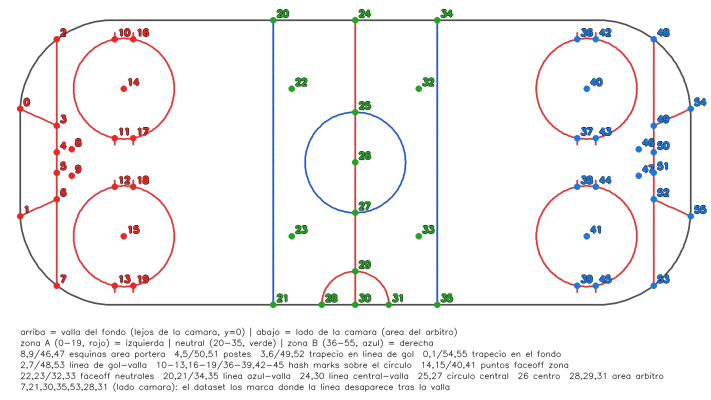
#> input picture rink_keypoints_map.png, 1421 x 799 px, given in place of clip2.mp4, which was not available (shown at 1/2 size)
$ python test_colors.py
#> lines starting #> are read from the running program, lines starting #| are printed output that depends on the picture; pictures that were not available may be replaced by others from this repository, and a replacement may not be noted
import cv2
import numpy as np
import matplotlib.pyplot as plt
from matplotlib.widgets import Slider, RadioButtons, CheckButtons, TextBox

VIDEO = "clip2.mp4"

cap = cv2.VideoCapture(VIDEO)
if not cap.isOpened():
    raise IOError(f"no se pudo abrir el video {VIDEO}")
n_frames = int(cap.get(cv2.CAP_PROP_FRAME_COUNT))

clahe = cv2.createCLAHE(clipLimit=2.0, tileGridSize=(8, 8))

_HAS_ED = hasattr(cv2, "ximgproc") and hasattr(cv2.ximgproc, "createEdgeDrawing")
print(f"EdgeDrawing {'disponible' if _HAS_ED else 'NO disponible'} (cv2.ximgproc)")
# ---- estado del miniprograma ----
estado = {
    "frame": 0,
    "espacio": "RGB",
    "canal": -1,        # -1 = ver todos los canales; 0/1/2 = ver uno solo en grande
    "normalize": False,
    "clahe": False,
    "otsu": False,
    "threshold": False,
    "canny": False,
    "edgedraw": False,
    "lineas": False,
    "elipses": False,
    "extremos": False,  # deja solo <=ext_margen (negro) y >=255-ext_margen (blanco), el resto a gris
    "thr_valor": 127,
    "s_umbral": 40,      # para "Difs": H se enmascara donde S <= s_umbral
    "canny_lo": 50,
    "canny_hi": 150,
    "ext_margen": 40,
}

# cache del frame BGR para no releer el video al cambiar de opcion
_cache = {"idx": None, "bgr": None}


def get_frame_bgr(idx):
    if _cache["idx"] == idx:
        return _cache["bgr"]
    cap.set(cv2.CAP_PROP_POS_FRAMES, idx)
    ret, frame = cap.read()
    if not ret:
        return None
    _cache["idx"], _cache["bgr"] = idx, frame
    frame = cv2.resize(frame, (0, 0), fx=0.5, fy=0.5, interpolation=cv2.INTER_AREA)
    return frame


# ---------- helpers de visualizacion float -> uint8 ----------
def u8_unit(x):
    """x en [0, 1] -> [0, 255]."""
    return np.clip(x.astype(np.float32) * 255.0, 0, 255).astype(np.uint8)


def u8_signed(x, escala):
    """x con signo -> centrado en 128."""
    return np.clip(128.0 + x.astype(np.float32) * escala, 0, 255).astype(np.uint8)


# ---------- definicion de "espacios" (cada uno devuelve lista de (nombre, canal u8)) ----------
def esp_cvt(code, nombres):
    def f(bgr):
        return list(zip(nombres, cv2.split(cv2.cvtColor(bgr, code))))
    return f


# [23 lines left out: functions esp_cromaticidad, esp_excess, esp_diferencias, not called in this run]


ESPACIOS = {
    "RGB":     esp_cvt(cv2.COLOR_BGR2RGB,   ("R", "G", "B")),
    "HSV":     esp_cvt(cv2.COLOR_BGR2HSV,   ("H", "S", "V")),
    "HLS":     esp_cvt(cv2.COLOR_BGR2HLS,   ("H", "L", "S")),
    "Lab":     esp_cvt(cv2.COLOR_BGR2Lab,   ("L", "a", "b")),
    "Luv":     esp_cvt(cv2.COLOR_BGR2Luv,   ("L", "u", "v")),
    "YCrCb":   esp_cvt(cv2.COLOR_BGR2YCrCb, ("Y", "Cr", "Cb")),
    "YUV":     esp_cvt(cv2.COLOR_BGR2YUV,   ("Y", "U", "V")),
    "XYZ":     esp_cvt(cv2.COLOR_BGR2XYZ,   ("X", "Y", "Z")),
    "Cromat":  esp_cromaticidad,
    "ExG/ExR": esp_excess,
    "Difs":    esp_diferencias,
}
NOMBRES_ESPACIOS = list(ESPACIOS.keys())
NOMBRES_CANAL = {
    "RGB": ("R", "G", "B"), "HSV": ("H", "S", "V"), "HLS": ("H", "L", "S"),
    "Lab": ("L", "a", "b"), "Luv": ("L", "u", "v"), "YCrCb": ("Y", "Cr", "Cb"),
    "YUV": ("Y", "U", "V"), "XYZ": ("X", "Y", "Z"),
    "Cromat": ("r", "g", "b"), "ExG/ExR": ("ExG", "ExR"), "Difs": ("a-b", "Cr-Cb", "H|S"),
}


def procesar_canal(canal):
    """Cadena de realce/umbral sobre un canal (2D uint8)."""
    out = canal
    if estado["normalize"]:
        out = cv2.normalize(out, None, 0, 255, cv2.NORM_MINMAX)
    if estado["clahe"]:
        out = clahe.apply(out)
    if estado["otsu"]:
        _, out = cv2.threshold(out, 0, 255, cv2.THRESH_BINARY + cv2.THRESH_OTSU)
    if estado["threshold"]:
        _, out = cv2.threshold(out, int(estado["thr_valor"]), 255, cv2.THRESH_BINARY)
    if estado["extremos"]:
        # quita los valores medios: solo sobreviven los muy oscuros y los muy claros
        m = int(estado["ext_margen"])
        out = np.where(out <= m, 0, np.where(out >= 255 - m, 255, 128)).astype(np.uint8)
    return out


# [8 lines left out: function _run_edgedrawing, not called in this run]


def postproceso(img):
    """Canny / EdgeDrawing + overlay de lineas y elipses. Devuelve imagen lista para imshow.

    - Lineas/elipses salen de EdgeDrawing si esta disponible.
    - Si NO hay EdgeDrawing, se usa el fallback (Hough / fitEllipse) SOLO cuando
      'canny' esta activo, sobre la imagen de bordes de Canny.
    """
    ed = None
    base = img

    if _HAS_ED and (estado["edgedraw"] or estado["lineas"] or estado["elipses"]):
        ed = _run_edgedrawing(img)
        if estado["edgedraw"]:
            base = ed.getEdgeImage()

    canny_edges = None
    if estado["canny"]:
        canny_edges = cv2.Canny(img, int(estado["canny_lo"]), int(estado["canny_hi"]))
        if not estado["edgedraw"]:
            base = canny_edges

    if not (estado["lineas"] or estado["elipses"]):
        return base   # 2D -> se pinta en gris

    vis = cv2.cvtColor(base if base.ndim == 2 else img, cv2.COLOR_GRAY2BGR)

    if estado["lineas"]:
        segs = []
        if ed is not None:                       # EdgeDrawing -> EDLines
            lines = ed.detectLines()
            segs = [] if lines is None else lines.reshape(-1, 4)
        elif canny_edges is not None:            # fallback: Hough sobre Canny
            hl = cv2.HoughLinesP(canny_edges, 1, np.pi / 180, 80,
                                 minLineLength=40, maxLineGap=10)
            segs = [] if hl is None else hl.reshape(-1, 4)
        for x1, y1, x2, y2 in segs:
            cv2.line(vis, (int(x1), int(y1)), (int(x2), int(y2)), (0, 0, 255), 1)

    if estado["elipses"]:
        if ed is not None:                       # EdgeDrawing -> EDCircles
            ells = ed.detectEllipses()
            if ells is not None:
                for e in ells.reshape(-1, 6):
                    cx, cy, a, b, c, theta = e
                    cv2.ellipse(vis, (int(cx), int(cy)),
                                (int(a + b), int(a + c)), theta, 0, 360, (0, 255, 0), 1)
        elif canny_edges is not None:            # fallback: fitEllipse sobre contornos
            cnts, _ = cv2.findContours(canny_edges, cv2.RETR_LIST, cv2.CHAIN_APPROX_NONE)
            for cnt in cnts:
                if len(cnt) >= 20 and cv2.contourArea(cnt) > 150:
                    cv2.ellipse(vis, cv2.fitEllipse(cnt), (0, 255, 0), 1)

    return cv2.cvtColor(vis, cv2.COLOR_BGR2RGB)   # 3D -> color


def render_canal(canal):
    return postproceso(procesar_canal(canal))


def canales_actuales():
    frame = get_frame_bgr(estado["frame"])
    if frame is None:
        return None
    return ESPACIOS[estado["espacio"]](frame)   # list[(nombre, canal)]


# ======================= FIGURA =======================
fig = plt.figure(figsize=(14, 8))
try:
    fig.canvas.manager.set_window_title("Explorador de espacios de color")
except Exception:
    pass

ax_imgs = [fig.add_axes((0.24 + i * 0.255, 0.30, 0.24, 0.62)) for i in range(3)]
ax_big = fig.add_axes((0.24, 0.30, 0.74, 0.62))
ims = [a.imshow(np.zeros((2, 2), np.uint8), cmap="gray", vmin=0, vmax=255) for a in ax_imgs]
im_big = ax_big.imshow(np.zeros((2, 2), np.uint8), cmap="gray", vmin=0, vmax=255)
for a in (*ax_imgs, ax_big):
    a.axis("off")

# --- slider de frame ---
ax_slider = fig.add_axes((0.24, 0.15, 0.52, 0.03))
slider = Slider(ax_slider, "frame", 0, max(n_frames - 1, 1), valinit=0, valstep=1)

# --- radio: espacio de color ---
ax_radio_esp = fig.add_axes((0.015, 0.42, 0.165, 0.55))
ax_radio_esp.set_title("espacio", fontsize=9)
radio_esp = RadioButtons(ax_radio_esp, NOMBRES_ESPACIOS, active=0)
for t in radio_esp.labels:
    t.set_fontsize(8)

# --- radio: que canal ver ---
ax_radio_ch = fig.add_axes((0.015, 0.28, 0.165, 0.12))
ax_radio_ch.set_title("ver", fontsize=9)
radio_ch = RadioButtons(ax_radio_ch, ("todos", "R", "G", "B"), active=0)
for t in radio_ch.labels:
    t.set_fontsize(8)

# --- checkbuttons: procesado ---
ax_check = fig.add_axes((0.015, 0.02, 0.165, 0.24))
ax_check.set_title("procesado", fontsize=9)
CHECKS = ["normalize", "clahe", "otsu", "threshold", "extremos",
          "canny", "edgedraw", "lineas", "elipses"]
check = CheckButtons(ax_check, CHECKS, [False] * len(CHECKS))
for t in check.labels:
    t.set_fontsize(8)

# --- textboxes ---
ax_txt = fig.add_axes((0.80, 0.15, 0.045, 0.035))
txt = TextBox(ax_txt, "thr ", initial="127")
ax_txt_s = fig.add_axes((0.90, 0.15, 0.045, 0.035))
txt_s = TextBox(ax_txt_s, "S> ", initial=str(estado["s_umbral"]))
ax_txt_clo = fig.add_axes((0.80, 0.09, 0.045, 0.035))
txt_clo = TextBox(ax_txt_clo, "C lo ", initial=str(estado["canny_lo"]))
ax_txt_chi = fig.add_axes((0.90, 0.09, 0.045, 0.035))
txt_chi = TextBox(ax_txt_chi, "C hi ", initial=str(estado["canny_hi"]))
ax_txt_ext = fig.add_axes((0.80, 0.03, 0.045, 0.035))
txt_ext = TextBox(ax_txt_ext, "ext +- ", initial=str(estado["ext_margen"]))


# ======================= DIBUJO =======================
def redibujar():
    items = canales_actuales()
#> in get_frame_bgr, frame is the input picture: shape (799, 1421, 3); mean B, G, R 243.9, 243.3, 244.9
#> in get_frame_bgr, `frame = cv2.resize(frame, (0, 0), fx=0.5, fy=0.5, interpolation=cv2.IN..`:
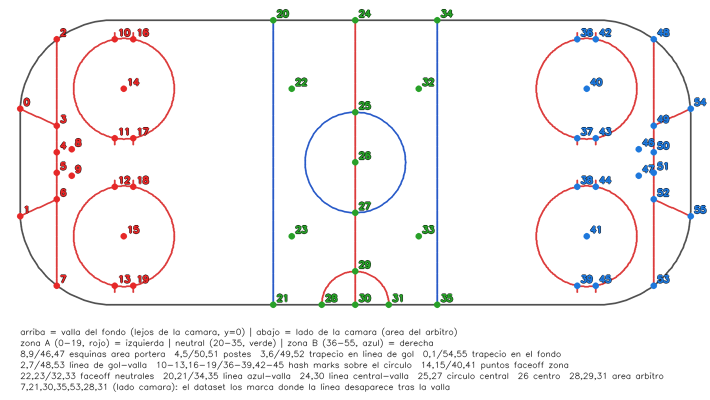
#> frame: shape (400, 710, 3); mean B, G, R 244, 243.4, 244.9
#> items = 3 items
    if not items:
        return

    n = min(len(items), 3)
#> n = 3
    modo_big = 0 <= estado["canal"] < len(items)
#> modo_big = False

    for i, a in enumerate(ax_imgs):
        a.set_visible(not modo_big and i < n)
    ax_big.set_visible(modo_big)

    if modo_big:
        nombre, canal = items[estado["canal"]]
        img = render_canal(canal)
        im_big.set_data(img)
        im_big.set_extent((0, img.shape[1], img.shape[0], 0))
        ax_big.set_title(f'{estado["espacio"]} · {nombre}')
    else:
        for i in range(n):
            nombre, canal = items[i]
            img = render_canal(canal)
            ims[i].set_data(img)
            ims[i].set_extent((0, img.shape[1], img.shape[0], 0))
            ax_imgs[i].set_title(f'{estado["espacio"]} · {nombre}')
#> this loop made 3 passes
#> nombre on passes 1 to 3: 'R', 'G', 'B'
#> pass 1, in redibujar, `nombre, canal = items[i]`:
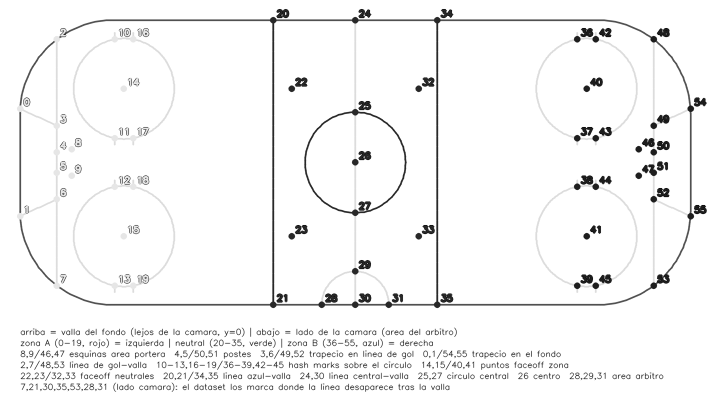
#> canal: shape (400, 710); min 12, max 255, mean 244.9
#> pass 2, in redibujar, `nombre, canal = items[i]`:
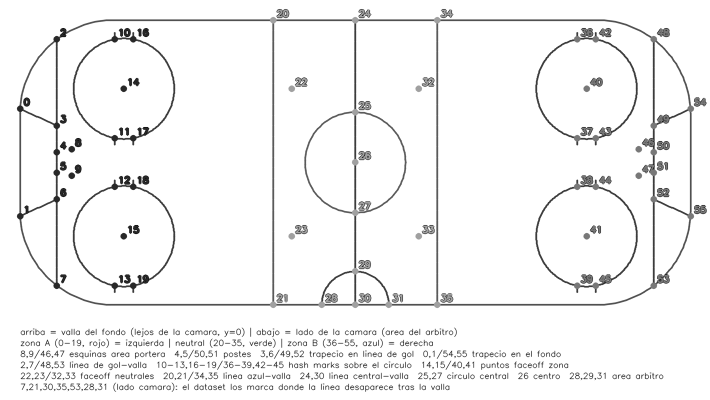
#> canal: shape (400, 710); min 17, max 255, mean 243.4
#> pass 3, in redibujar, `nombre, canal = items[i]`:
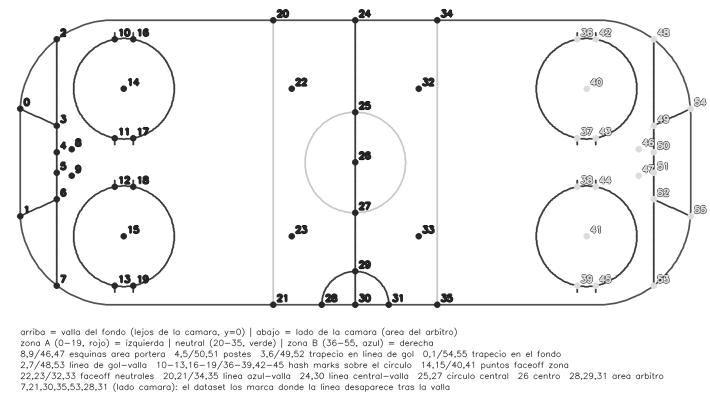
#> canal: shape (400, 710); min 12, max 255, mean 244

    aviso = ""
    if estado["edgedraw"] and not _HAS_ED:
        aviso = "   [edgedraw necesita cv2.ximgproc]"
    elif (estado["lineas"] or estado["elipses"]) and not _HAS_ED and not estado["canny"]:
        aviso = "   [sin EdgeDrawing: activa 'canny' para lineas/elipses]"
    fig.suptitle(f'frame {estado["frame"]} / {n_frames - 1}{aviso}')
    fig.canvas.draw_idle()


# ======================= CALLBACKS =======================
def on_slider(v):
    estado["frame"] = int(v)
    redibujar()


# [15 lines left out: functions on_espacio, on_canal, not called in this run]


def on_check(label):
    estado[label] = not estado[label]
    redibujar()


# [7 lines left out: function _set_int, not called in this run]


slider.on_changed(on_slider)
radio_esp.on_clicked(on_espacio)
radio_ch.on_clicked(on_canal)
check.on_clicked(on_check)
txt.on_submit(lambda s: _set_int("thr_valor", s, lambda: estado["threshold"]))
txt_s.on_submit(lambda s: _set_int("s_umbral", s, lambda: estado["espacio"] == "Difs"))
txt_clo.on_submit(lambda s: _set_int("canny_lo", s, lambda: estado["canny"]))
txt_chi.on_submit(lambda s: _set_int("canny_hi", s, lambda: estado["canny"]))
txt_ext.on_submit(lambda s: _set_int("ext_margen", s, lambda: estado["extremos"]))


# [4 lines left out: function on_key, not called in this run]


fig.canvas.mpl_connect("key_press_event", on_key)

redibujar()
plt.show()
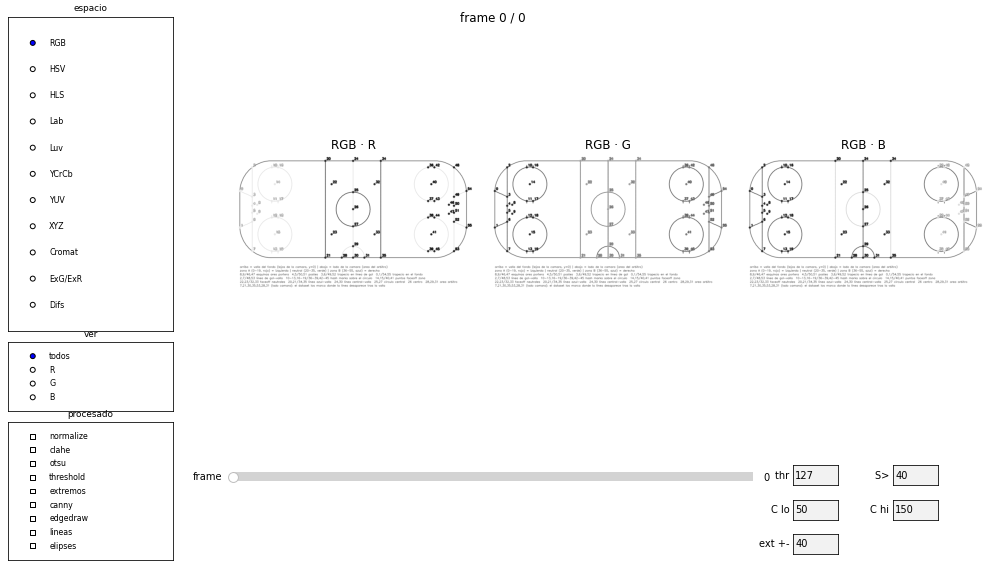
#> figure drawn by matplotlib, 12 panels
cap.release()
